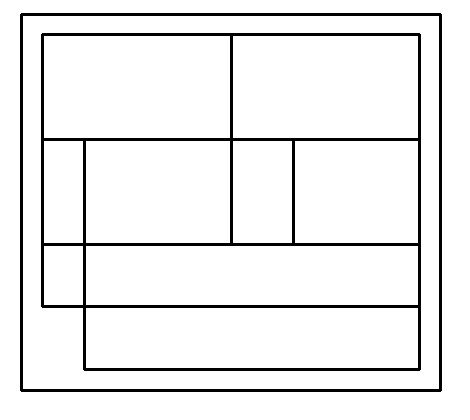
#> input picture images/boxImage.jpg, 470 x 420 px
$ jupyter execute Corner_Detection.ipynb   (shell and % lines are left out)
#> lines starting #> are read from the running program, lines starting #| are printed output that depends on the picture; after the words box and inside, x2 and y2 are one past the last pixel; in counts of white or black regions, pixels touching at a corner belong together
#> further down, img_bgr is the input picture: shape (420, 470, 3); min 0, max 255, mean 237.3
## Importing Modules

[cell 1]
import cv2
import numpy as np
from matplotlib import pyplot as plt

## Changing colour of image

[cell 2]
def colourChange(img):
    img_rgb = cv2.cvtColor(img, cv2.COLOR_BGR2RGB)
    img_gray = cv2.cvtColor(img, cv2.COLOR_BGR2GRAY)

    return img_gray, img_rgb

## Determining positions of corners in the image

[cell 3]
def extractCorners(img):
    img = np.float32(img)

#   2 is used for neighbours, 3 for kernal size and free parameter between 0.04 - 0.06
    scores = cv2.cornerHarris(img, 2, 3, 0.04)
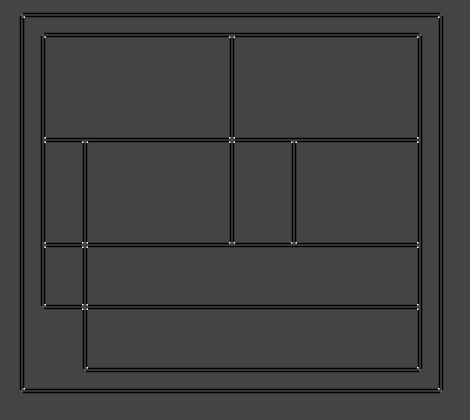
#> scores: shape (420, 470) float32; min -169130016, max 458335776, mean -11183897; drawn with min black and max white

#   returns matrix form
    return scores

## Applying Changes and Saving File

[cell 4]
def applyChangesAndSaveImage(img_bgr, img_rgb, scores):
#   the ratio can be tweaked according to the needs
    ratio = 0.01
#   applying changes to the image
    img_bgr[scores > ratio * scores.max()] = (0, 0, 255)
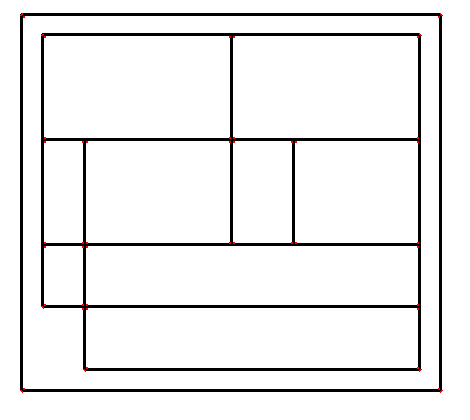
#> img_bgr: shape (420, 470, 3); 0.11% of pixels changed, all inside (x1, y1, x2, y2) = (20, 13, 443, 393)
#   for displaying in notebook
    img_rgb[scores > ratio * scores.max()] = (255, 0, 0)
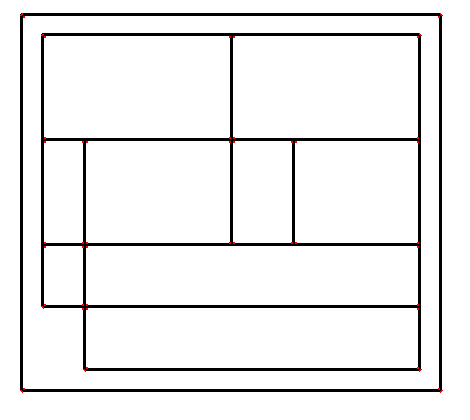
#> img_rgb: shape (420, 470, 3); 0.11% of pixels changed, all inside (x1, y1, x2, y2) = (20, 13, 443, 393)
    plt.imshow(img_rgb)

#   saving file
    cv2.imwrite('./images/processedImage.jpg', img_bgr)

## Loading Image

[cell 5]
img_bgr = cv2.imread('./images/boxImage.jpg')
